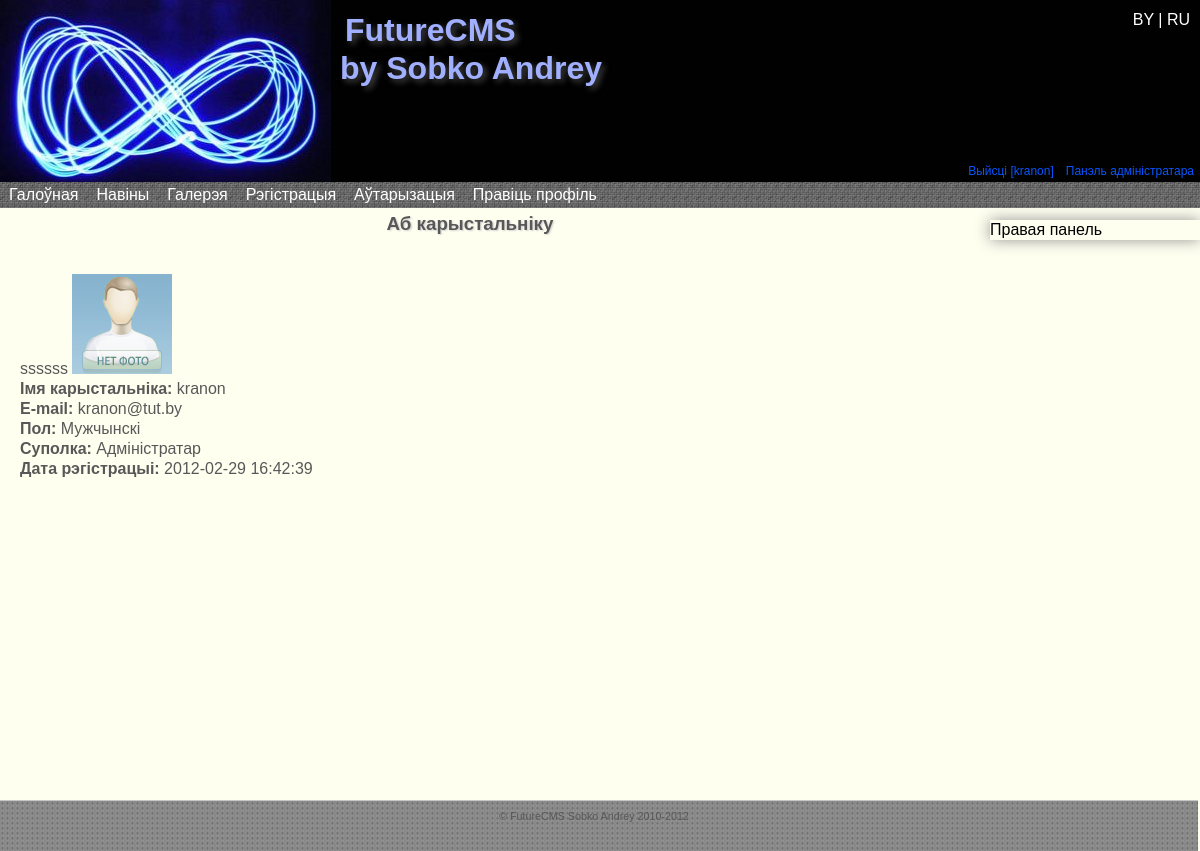
/O_polzovatele.php?login=kranon (signed in), run on the app's committed database.
### tables this page shows
CREATE TABLE IF NOT EXISTS `settings` (
  `id` int(11) NOT NULL AUTO_INCREMENT,
  `siteName` varchar(300) NOT NULL,
  `siteHeader` varchar(300) NOT NULL,
  `siteFooter` varchar(300) NOT NULL,
  `metaTitle` varchar(300) NOT NULL,
  `metaKeywords` varchar(300) NOT NULL,
  `metaDescription` varchar(300) NOT NULL,
  `metaCharset` varchar(300) NOT NULL,
  PRIMARY KEY (`id`)
);

CREATE TABLE IF NOT EXISTS `menu` (
  `id` int(11) NOT NULL AUTO_INCREMENT,
  `num` int(11) NOT NULL,
  `lang1` varchar(50) NOT NULL,
  `lang2` varchar(50) NOT NULL,
  `link` text NOT NULL,
  `published` int(11) NOT NULL DEFAULT '0',
  `in` int(2) NOT NULL DEFAULT '0',
  PRIMARY KEY (`id`)
);

CREATE TABLE IF NOT EXISTS `page` (
  `id` int(11) NOT NULL AUTO_INCREMENT,
  `lang1` varchar(150) NOT NULL,
  `lang2` varchar(150) NOT NULL,
  `link` varchar(200) NOT NULL,
  `text_lang1` longtext NOT NULL,
  `text_lang2` longtext NOT NULL,
  `in_menu` int(11) NOT NULL DEFAULT '0',
  PRIMARY KEY (`id`)
);

CREATE TABLE IF NOT EXISTS `users` (
  `id` int(11) NOT NULL AUTO_INCREMENT,
  `login` varchar(20) NOT NULL,
  `pass` text NOT NULL,
  `email` varchar(50) NOT NULL,
  `ava` text NOT NULL,
  `sex` varchar(5) NOT NULL,
  `datreg` datetime NOT NULL,
  `group` int(11) NOT NULL,
  PRIMARY KEY (`id`),
  KEY `fk_users_role1` (`group`)
);

### core/config.php (called while the page is built, shortened)
<?php
include 'classes/base.class.php';
$db = new DataBase('localhost','root','root');
$db->SelectDataBase('future_cms');
$sql="SELECT `id`,`siteName`,`siteHeader`,`siteFooter`,`metaTitle`,`metaKeywords`,`metaDescription`,`metaCharset` FROM `settings`";
$res=$db->query($sql);
while ($row = mysql_fetch_array($res)){
	$site['lang'.$row['id']]=array(
			'name'=>$row['siteName'],
			'header'=>$row['siteHeader'],
			'footer'=>$row['siteFooter']
		);
}
$site['version']='12.13.5';
?>

### O_polzovatele.php (the view, shortened to what this page needs)
<?php session_start();
include 'core/config.php';
if ($_SESSION['lang']=='lang2'){ $lang='lang2'; }
else { $lang='lang1'; }
$link='O_polzovatele.php';
$header=$site[$lang]['header'];
$name=$db->ReadPageName($link,$lang);
$footer=$site[$lang]['footer'];
$word=$db->WordsTranslate($lang);
if($_SESSION['login']!=NULL){
	$sql="SELECT `id`, `".$lang."` FROM `role`";
	$result = $db->query($sql);
	while ($row = mysql_fetch_array($result, MYSQL_BOTH)){
		$rol[$row['id']]=$row[$lang];
	}
	if (isset($_GET['login'])){
		$user_login=$db->ClearData($_GET['login']);
	}
	$sql="SELECT `login`,`ava`,`sex`,`group`,`email`,`datreg` FROM `users` WHERE `login`='".$user_login."'";
	$result = $db->query($sql);
	while ($row = mysql_fetch_array($result, MYSQL_BOTH)){
		$form.='<img src="'.$row['ava'].'" alt="avatar" /> <br />
		<b>'.$word[22].' </b>'.$row['login'].'<br />
		<b>E-mail: </b>'.$row['email'].'<br />';
		if ($row['sex']=='men'){
			$sex=$word[11];
		}
		else{
			$sex=$word[12];
		}
		$form.='<b>Пол: </b>'.$sex.'<br />
			<b>'.$word[23].' </b>'.$rol[$row['group']].'<br />
			<b>'.$word[24].' </b>'.$row['datreg'].'<br />';
		}
}
else{
	header('Location: index.php');
	exit;
}
include 'core/html_templates/html_template.php';
?>

### core/html_templates/html_template.php (shortened to what this page needs)
<!DOCTYPE html PUBLIC "-//W3C//DTD XHTML 1.0 Strict//EN" "http://www.w3.org/TR/xhtml1/DTD/xhtml1-strict.dtd">
<html xmlns="http://www.w3.org/1999/xhtml">
<head>
    <link rel="stylesheet" href="design/style_main.css" type="text/css" media="screen, projection" />
	<link rel="stylesheet" href="design/droppy.css" type="text/css" media="screen, projection" />
    <link rel="stylesheet" href="design/form_err.css" type="text/css" media="screen, projection" />
</head>
<body>
    <div id="wrapper">
        <div id="header" align="left" class="head_grad">
            <div id="symbol">
                <a href="index.php"><img src="design/symbol.png" class="iePNG"></a>
            </div>
			<div id="lang">
				<a href="core/lang1.php"> BY </a>|<a href="core/lang2.php"> RU </a>
			</div>
            <br /><h1><?php echo $header;?></h1><br />
            <div id="user">
                <?php
                    if ($_SESSION['login']==NULL){
                        echo '<a href="/Avtorizatsiya.php" id="ln">'.$word[1].'</a>
                        <a href="/Registratsiya.php">'.$word[2].'</a>';
                    }
                    else{
                        echo '<a href="core/logout.php"> '.$word[4].' ['.$_SESSION['login'].']</a>';
                    }
                    if (($_SESSION['group']=='1')|($_SESSION['group']=='2')){
                        echo '<a href="core/admin_p/">'.$word[3].'</a>';
                    }
                ?>
            </div>
        </div>
        <div id="middle">
            <div id="menu"class="menu_grad">
                <ul id="nav">
                    <?php $db->MenuRead($lang);?>
                </ul>
            </div>
            <div id="container">
                <div id="content">
                    <h3><?php echo $name;?></h3>
ssssss
                    <?php
		echo $form;
	?>
                </div>
            </div>
            <?php include 'core/sideRight.php';?>
            </div>
            </div>
            <div id="footer" align="center">
            <?php
                echo $footer;
            ?>
        </div>
    </body>
</html>

### core/classes/base.class.php (shortened to what this page needs)
<?php
class DataBase{
    private $host= '';
    private $user= '';
    private $pass= '';
    private $connection;
    public function __construct($host="",$user="",$pass=""){
        $this->host = $host;
        $this->user = $user;
        $this->pass = $pass;
    }
    public function connect(){
		$this->connection = mysql_connect($this->host,$this->user,$this->pass) or die("could not connect to DB");
        return $this->connection;
    }
	public static function query($sql){
		$res=mysql_query($sql) or die(mysql_error());
		return $res;
    }
    public static function ClearData($data){
		$data=stripslashes($data);
		$data=strip_tags($data);
		$data=trim($data);
		$data=mysql_real_escape_string($data);
		return $data;
    }
    public function MenuRead($lang,$dir=''){
		if($this->connection){
			$sql="SELECT `id`,`num`,`link`,`".$lang."`,`in` FROM `menu` WHERE `published`='1' ORDER BY `num`;";
            $result = self::query($sql);
			while ($row = mysql_fetch_array($result, MYSQL_BOTH)){
				$menu[$row['num']]=array(
						'id'=>$row['id'],
						'in'=>$row['in'],
						'name'=>$row[$lang],
						'link'=>$row['link']
						);
			}
			foreach($menu as $val){
					if ($val['in']==0){
						echo '<li><a href="'.$val['link'].'">'.$val['name'].'</a>';
						echo '<ul>';
						echo '</ul></li>';
					}
				}
        }
    }
    public function ReadPageName($PageLink,$lang){
		if($this->connection){
            $sql="SELECT `".$lang."` FROM `page` WHERE `link` = '".$PageLink."'";
			$result=self::query($sql);
			while ($row = mysql_fetch_array($result, MYSQL_BOTH)){
				$pageData=$row[$lang];
			}
			return $pageData;
        }
    }
    public function WordsTranslate($lang){
		if($this->connection){
			$num=1;
			$sql="SELECT `".$lang."` FROM `language`";
			$result = self::query($sql);
			while ($row = mysql_fetch_array($result, MYSQL_BOTH)){
				$word[$num]=$row[$lang];
				$num++;
			}
			return $word;
        }
    }
}
?>

### core/sideRight.php
<?php
$sql="SELECT `text_".$lang."` FROM `page` WHERE `link`='RightSideBar'";
$result = $db->query($sql);
while ($row = mysql_fetch_array($result)){
	echo $row[0];
}
?>

### design/style_main.css (style rules this page uses)
* { margin: 0; padding: 0; }
html { height: 100%; }
body { font: 1em/1.250em Arial, Tahoma, Verdana, sans-serif; width: 100%; height: 100%; min-height:100%; background: #FFFFFF; position:relative; background-color: #FFFFF0; }
a { color: blue; outline: none; text-decoration: underline; }
p { margin: 0 5px 18px; }
img { border: none; }
#wrapper { position: relative; width: 100%; min-width: 1000px; margin: 0 auto; padding: 0; min-height: 100%; height: auto !important; height: 100%; }
#header { position: relative; height: 185px; background-color: #010101; }
#header h1 { position: absolute; margin-left: 340px; color: #A1AFFF; text-shadow: #494949 0.1em 0.1em 0.2em; }
#user { float: right; margin-top: 120px; }
#user a { padding:3px 6px; font-size: 0.75em; color:#0956fe; text-decoration:none; }
#menu { position: relative; float: left; width: 100%; height: 25px; top:-6px; padding: 0 0 1px 0; color:#FFFFFF; z-index: 5; background-image: url('menu2.jpg'); }
#symbol { position: relative; float: left; }
#lang { position: relative; float: right; right: 10px; top:10px; color: #FFFFFF; z-index: 2; }
#lang a { color: #FFFFFF; text-decoration: none; }
#middle { width: 100%; padding: 0 0 100px; height: 1%; }
#middle:after { content: '.'; display: block; clear: both; visibility: hidden; height: 0; }
#container { width: 100%; float: left; overflow: hidden; }
#content { position: relative; float: left; padding: 40px 230px 0 20px; color: #585858; min-height:100%; width: 75%; }
#content h3 { position: relative; top: -40px; text-shadow: #D2D2D2 0.07em 0.07em 0.1em; text-align: center; }
#sideRight { position: absolute; float: right; width: 210px; top: 220px; right: 0px; box-shadow:#949494 0 0 15px; -moz-box-shadow:#949494 0 0 15px; -webkit-box-shadow:#949494 0 0 15px; }
#footer { position: relative; width: 99%; min-width: 990px; height: 40px; padding: 5px 10px 5px 0; background-image: url('footer.jpg'); color: #585858; font-size: 0.67em; border-top: #C5C5C5 solid 1px; }

### design/droppy.css (style rules this page uses)
#nav { display: block; margin: 0 0 10px 0; padding: 0; position: relative; }
#nav li { display: block; list-style: none; margin: 0; padding: 0; float: left; position: relative; }
#nav a { display: block; }
#nav a { text-decoration:none; color: white; font-size: 1em; padding: 3px 9px 3px 9px; margin-bottom: -1px; }

### data on the page
settings: siteHeader "FutureCMS by Sobko Andrey", siteFooter "© FutureCMS Sobko Andrey 2010-2012"
menu: lang1 "Галоўная"
menu: lang1 "Навіны"
menu: lang1 "Галерэя"
menu: lang1 "Рэгістрацыя"
menu: lang1 "Аўтарызацыя"
menu: lang1 "Правіць профіль"
page: lang1 "Аб карыстальніку"
users: ava (placeholder picture), login "kranon", email "kranon@tut.by", sex "Мужчынскі", group "Адміністратар", datreg "2012-02-29 16:42:39"
page: text_lang1 "Правая панель"

### other printed values
$word[4] "Выйсці"
$_SESSION['login'] "kranon"
$word[3] "Панэль адміністратара"
